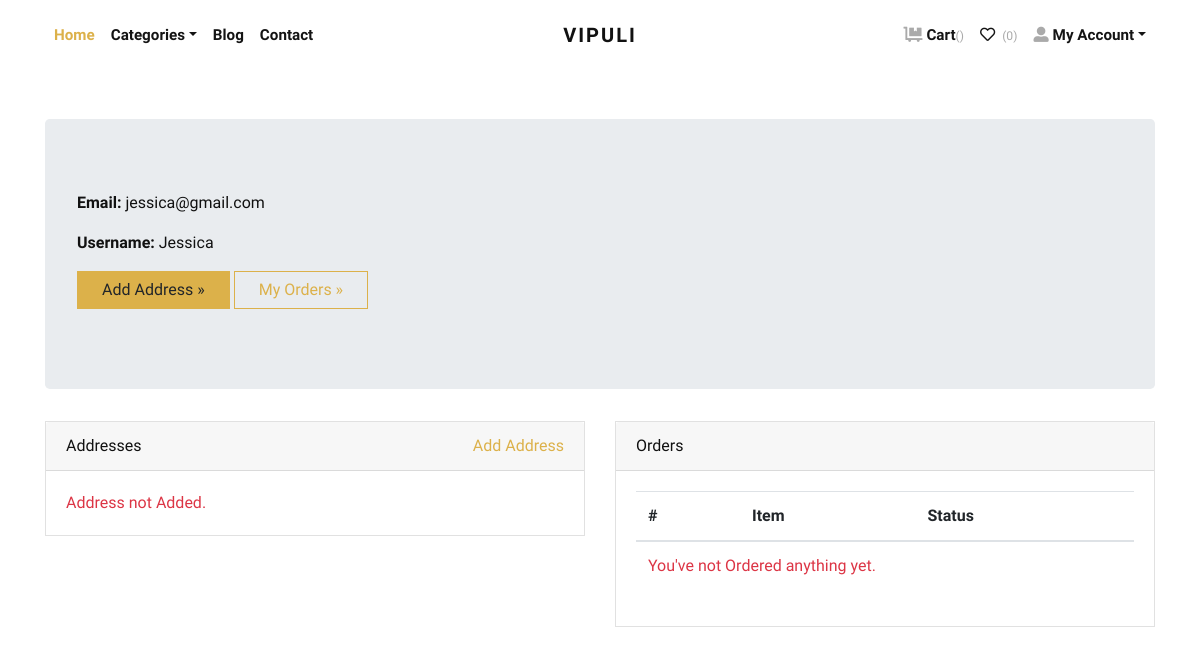
Page /accounts/profile/ (signed in) on the earlier database version.
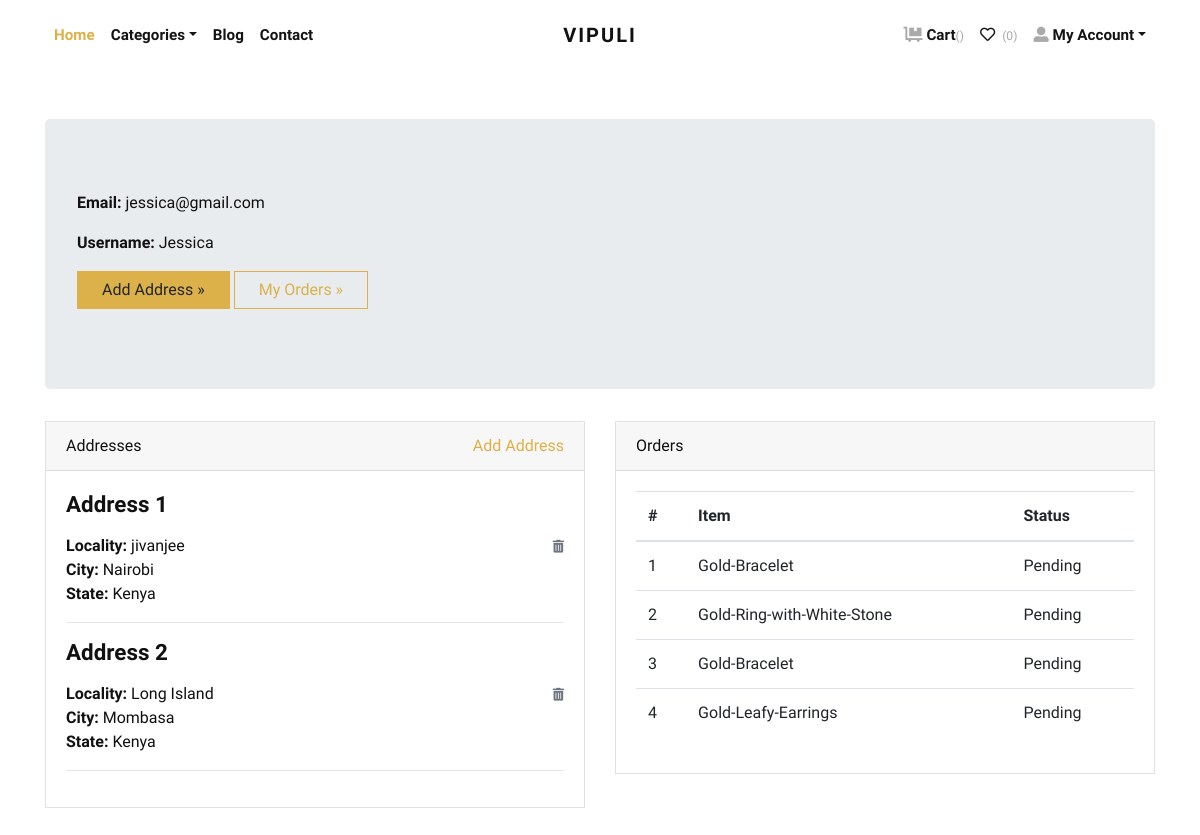
Same page on the later database version.
### store/models.py (models this page shows, shortened)
class Address(models.Model):
    user = models.ForeignKey(User, verbose_name="User", on_delete=models.CASCADE)
    locality = models.CharField(max_length=150, verbose_name="Nearest Location")
    city = models.CharField(max_length=150, verbose_name="City")
    state = models.CharField(max_length=150, verbose_name="State")

class Order(models.Model):
    user = models.ForeignKey(User, verbose_name="User", on_delete=models.CASCADE)
    address = models.ForeignKey(Address, verbose_name="Shipping Address", on_delete=models.CASCADE)
    product = models.ForeignKey(Product, verbose_name="Product", on_delete=models.CASCADE)
    quantity = models.PositiveIntegerField(verbose_name="Quantity")
    ordered_date = models.DateTimeField(auto_now_add=True, verbose_name="Ordered Date")
    status = models.CharField(
        choices=STATUS_CHOICES,
        max_length=50,
        default="Pending"
        )

class Product(models.Model):
    title = models.CharField(max_length=150, verbose_name="Product Title")
    slug = models.SlugField(max_length=160, verbose_name="Product Slug")
    sku = models.CharField(max_length=255, unique=True, verbose_name="Unique Product ID (SKU)")
    short_description = models.TextField(verbose_name="Short Description")
    detail_description = models.TextField(blank=True, null=True, verbose_name="Detail Description")
    product_image = models.ImageField(upload_to='product', blank=True, null=True, verbose_name="Product Image")
    price = models.DecimalField(max_digits=8, decimal_places=2)
    category = models.ForeignKey(Category, verbose_name="Product Categoy", on_delete=models.CASCADE)
    is_active = models.BooleanField(verbose_name="Is Active?")
    is_featured = models.BooleanField(verbose_name="Is Featured?")
    created_at = models.DateTimeField(auto_now_add=True, verbose_name="Created Date")
    updated_at = models.DateTimeField(auto_now=True, verbose_name="Updated Date")
    class Meta:
        verbose_name_plural = 'Products'
        ordering = ('-created_at', )

### store/views.py (the view)
# urls.py: path('accounts/profile/', views.profile, name="profile"),
@login_required
def profile(request):
    addresses = Address.objects.filter(user=request.user)
    orders = Order.objects.filter(user=request.user)
    return render(request, 'account/profile.html', {'addresses':addresses, 'orders':orders})

### templates/account/profile.html (shortened to what this page needs)
{% extends 'base.html' %}
{% load static %}
    {% block content %}
      <div class="container py-5">
        <div class="jumbotron">
          <p><strong>Email:</strong> {{request.user.email}}</p>
          <p><strong>Username:</strong> {{request.user.username}}</p>
          <p><a class="btn btn-primary btn-large" href="{% url 'store:add-address' %}">Add Address »</a> <a class="btn btn-outline-primary btn-large" href="#">My Orders »</a></p>
        </div>
        <div class="row">
          <div class="col-lg-6">
            <div class="card mb-4" id="headings">
              <div class="card-header">Addresses <span class="float-right"><a href="{% url 'store:add-address' %}">Add Address</a></span></div>
              <div class="card-body">
                {% if addresses %}
                    {% for address in addresses %}
                        <h4 class="mb-3">Address {{forloop.counter}}</h4>
                        <span class="float-right"><a href="{% url 'store:remove-address' address.id %}"><i class="fas fa-trash-alt small text-muted"></i></a></span>
                        <p>
                            <strong>Locality: </strong>{{address.locality}} <br>
                            <strong>City: </strong>{{address.city}} <br>
                            <strong>State: </strong>{{address.state}} <br>
                        </p>
                        <hr>
                    {% endfor %}
                {% else %}
                <div class="text-danger">
                  Address not Added.
                </div>
                {% endif %}
              </div>
            </div>
          </div>
          <div class="col-lg-6">
            <div class="card mb-4" id="tables">
              <div class="card-header">Orders</div>
              <div class="card-body">
                <table class="table table-hover">
                  <thead>
                    <tr>
                      <th>#</th>
                      <th>Item</th>
                      <th>Status</th>
                    </tr>
                  </thead>
                  <tbody>
                    {% if orders %}
                      {% for order in orders %}
                        <tr>
                          <td>{{forloop.counter}}</td>
                          <td>{{order.product.title}}</td>
                          <td>
                            {{order.status}}
                          </td>
                        </tr>
                      {% endfor %}
                    {% else %}
                    <tr>
                      <td class="text-danger" colspan="3">You've not Ordered anything yet.</td>
                    </tr>
                    {% endif %}
                  </tbody>
                </table>
              </div>
            </div>
          </div>
        </div>
      </div>
{% endblock content %}

Differences in the rows shown:
added Address: locality "jivanjee", city "Nairobi", state "Kenya"
added Address: locality "Long Island", city "Mombasa", state "Kenya"
added Order: product "Gold-Bracelet", status "Pending"
added Order: product "Gold-Ring-with-White-Stone", status "Pending"
added Order: product "Gold-Bracelet", status "Pending"
added Order: product "Gold-Leafy-Earrings", status "Pending"
Other differences:
text no longer shown: "Address not Added. You've not Ordered anything yet."
